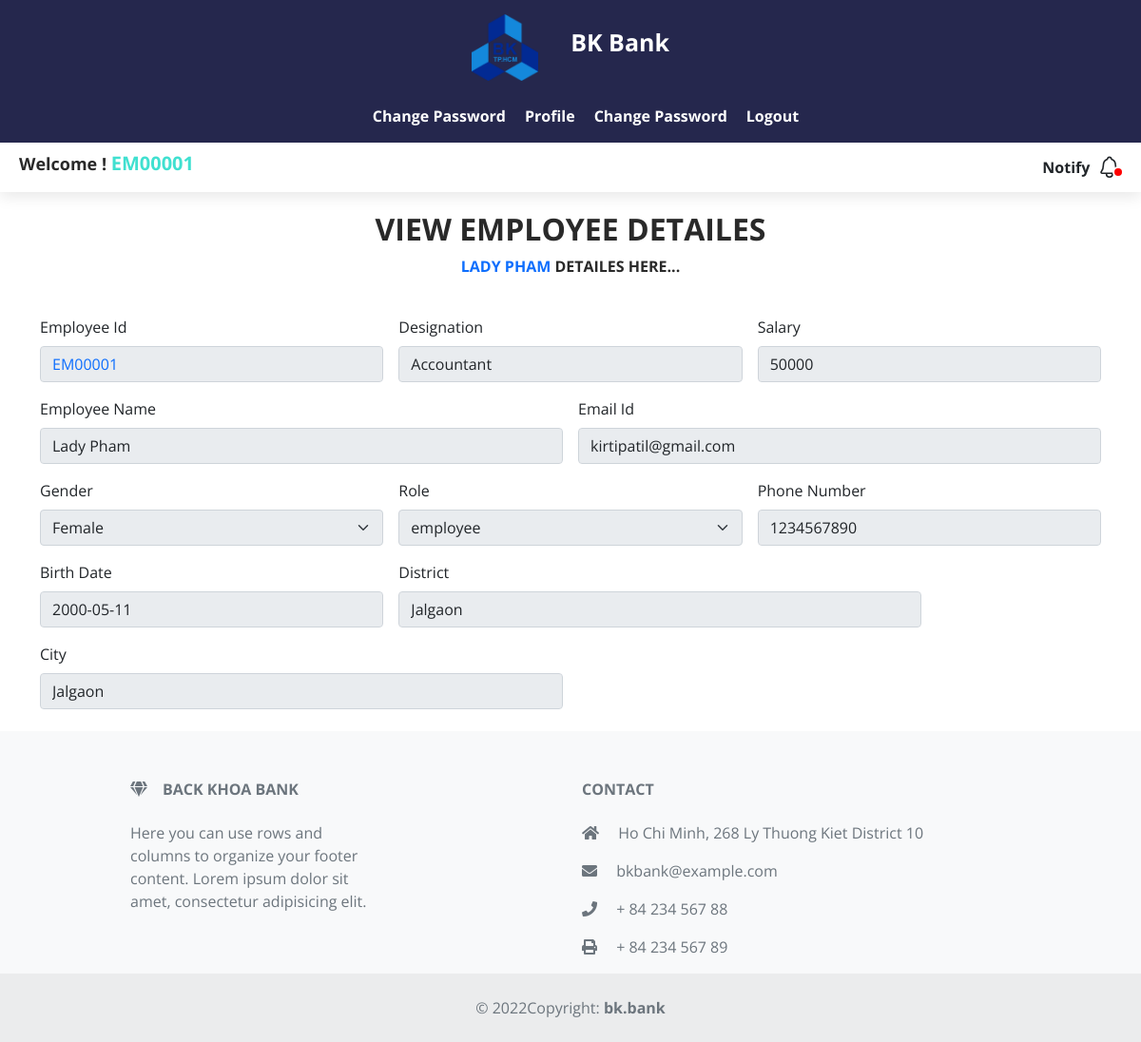
The page /pages/New__Employe.php?type=n&id=1&option=view (signed in) on the database its author committed.
### tables this page shows
CREATE TABLE `employe` (
        `id` int(11) NOT NULL,
        `employe_id` varchar(255) NOT NULL,
        `name` varchar(255) NOT NULL,
        `gender` varchar(255) NOT NULL,
        `email_id` varchar(255) NOT NULL,
        `birthday` date NOT NULL,
        `phone_no` varchar(15) NOT NULL,
        `district` varchar(255) NOT NULL,
        `city` varchar(255) NOT NULL,
        `designation` varchar(255) NOT NULL,
        `salary` int(50) NOT NULL,
        `join_date` timestamp NOT NULL DEFAULT current_timestamp() ON UPDATE current_timestamp()
    );

CREATE TABLE
    `users` (
        `id` int(11) NOT NULL,
        `usename` varchar(255) NOT NULL,
        `role` enum('admin', 'employee') NOT NULL DEFAULT 'employee',
        `password` varchar(255) NOT NULL,
        `type` tinyint(4) NOT NULL,
        `last_login` timestamp NOT NULL DEFAULT current_timestamp() ON UPDATE current_timestamp()
    );

### pages/New__Employe.php (the view, shortened to what this page needs)
<?php
    include '../components/Navigation__Bar.php';
        $name = "";
        $gender = "";
        $birthday = "";
        $email = "";
        $phone_no = "";
        $district = "";
        $city = "";
        $designation = "";
        $salary = "";
        $rolee = "";
        $employe_id	 = "";
        $option = "";
        $id = "";
        $disabled = "";
        if(isset($_GET['id']) && $_GET['id'] != "" && isset($_GET['option']) && $_GET['option']!=""){
            $id = mysqli_escape_string($con,$_GET['id']);
            $option = mysqli_escape_string($con,$_GET['option']);
        }
            if($option == 'view'){
                $disabled = "disabled";
            }else{
                $disabled = "";
            }
            if($option == 'view' || $option == 'edit'){
                $res = mysqli_fetch_assoc(mysqli_query($con,"SELECT * FROM employe WHERE id = $id"));
                $employe_id	 = $res["employe_id"];
                $name = $res["name"];
                $gender = $res["gender"];
                $birthday = $res["birthday"];
                $email = $res["email_id"];
                $phone_no = $res["phone_no"];
                $district = $res["district"];
                $city = $res["city"];
                $designation = $res["designation"];
                $salary = $res["salary"];
                $u = mysqli_fetch_assoc(mysqli_query($con,"SELECT * FROM `users` WHERE `usename`='$employe_id'"));
                $rolee = $u['role'];
            }
?>
        <?php include '../components/User_Name.php' ?>
        <div class="container" id="add_page">
            <div class="row text-center">
                <?php
                    if($option == 'view'){
                        echo "
                            <h2>View Employee Detailes</h2>
                            <p><span class='text-primary'>$name</span> Detailes Here...</p>
                        ";
                    }else if ($option == 'edit'){
                        echo "
                            <h2>Edit Employee Details</h2>
                            <p><span class='text-primary'>$name</span> Edit Detailes Here...</p>
                        ";
                    }else{
                        echo "
                            <h2>Add Employee</h2>
                            <p>Add Employee Details Here</p>
                        ";
                    }
                ?>
            </div>
            <form method="post" action="" class="row g-3 mt-2 mb-2">
                <div class="col-md-4">
                    <label for="inputAddress" class="form-label">Employee Id</label>
                    <input type="text" disabled value="<?php echo $employe_id; ?>" class="form-control text-primary" id="inputAddress" name="employe_id" required>
                </div>
                <div class="col-md-4">
                    <label for="inputAddress" class="form-label">Designation</label>
                    <input <?php echo $disabled; ?> type="text" class="form-control" value="<?php echo $designation ?>" id="inputAddress" name="designation" required>
                </div>
                <div class="col-md-4">
                    <label for="inputAddress" class="form-label">Salary</label>
                    <input <?php echo $disabled; ?> type="text" value="<?php echo $salary ?>" class="form-control" id="inputAddress" name="salary" required>
                </div>
                <div class="col-md-6">
                    <label for="inputEmail4" class="form-label">Employee Name</label>
                    <input <?php echo $disabled; ?> type="text" value="<?php echo $name ?>" name="name" class="form-control" id="inputEmail4" required>
                </div>
                <div class="col-md-6">
                    <label for="inputPassword4" class="form-label">Email Id</label>
                    <input <?php echo $disabled; ?> type="email" value="<?php echo $email ?>" class="form-control" name="email" id="inputPassword4" required>
                </div>
                <div class="col-md-4">
                    <label for="inputEmail4" class="form-label">Gender</label>
                    <select <?php echo $disabled; ?> name="gender" id="inputState" class="form-select" required>
                            <?php
                                if($option == 'view'){
                                    echo "<option value= '$gender' selected>$gender</option>";
                                }else if($option == 'edit'){
                                    echo "
                                    <option value= '$gender' selected>$gender</option>
                                    <option value='Male'>Male</option>
                                    <option value='Female'>Femail</option>";
                                }else{
                                    echo "
                                        <option value= '' selected>Select Gender</option>
                                        <option value='Male'>Male</option>
                                        <option value='Female'>Femail</option>
                                    ";
                                }
                            ?>
                    </select>
                </div>
                <div class="col-md-4">
                    <label for="role" class="form-label">Role</label>
                    <select <?php echo $disabled; ?> name="role" id="role" class="form-select" required>
                            <?php
                                if($option == 'view'){
                                    echo "<option value= '$gender' selected>$rolee</option>";
                                }else if($option == 'edit' || $option == 'view'){
                                        $select_admin = "";
                                        $select_employee = "";
                                        if ($rolee == "admin") {
                                            $select_admin = "selected";
                                        }else{
                                            $select_employee = "selected";
                                        }
                                    echo "
                                    <option value= '' >Select Role</option>
                                    <option value='admin' ".$select_admin.">Admin</option>
                                    <option value='employee' ".$select_employee.">Employee</option>";
                                }else{
                                    echo "
                                    <option value= '' selected>Select Role</option>
                                    <option value='admin'>Admin</option>
                                    <option value='employee'>Employee</option>";
                                }
                            ?>
                    </select>
                </div>
                <div class="col-md-4">
                    <label for="inputEmail4" class="form-label">Phone Number</label>
                    <input <?php echo $disabled; ?> type="text" value="<?php echo $phone_no ?>" class="form-control" name="number" id="inputPassword4" required>
                </div>
                <div class="col-md-4">
                    <label for="inputEmail4" class="form-label">Birth Date</label>
                    <input <?php echo $disabled; ?>
                        <?php if($option == 'view' || $option == 'edit'){
                                echo 'type=text';
                            }else{
                                echo 'type=date';
                            }
                        ?> value="<?php echo $birthday ?>"  class="form-control" name="birthday" id="inputPassword4" required>
                </div>
                <div class="col-md-6">
                    <label for="inputPassword4" class="form-label">District</label>
                    <input <?php echo $disabled; ?> type="text" value="<?php echo $district ?>" class="form-control" name="district" id="inputPassword4" required>
                </div>
                <div class="col-md-6">
                    <label for="inputAddress" class="form-label">City</label>
                    <input <?php echo $disabled; ?> type="text" value="<?php echo $city ?>" class="form-control" id="inputAddress" name="city" required>
                </div>
            </form>
        </div>
<?php
    include '../components/Footer.php';
?>

### style/style.css (style rules this page uses)
* { padding: 0; margin: 0; box-sizing: border-box; }
body { font-family: 'Open Sans', sans-serif; background-color: #FFFFFF; min-height:100vh; display:block;position:relative; }
body::after { margin-top:20px; height: 330px; content: ''; display: block; }
:root { --heading__color:#292929; --subheading__color:#007bff; --tab__bg:#377dff; --log__color:#40E0D0; --tab_nav_color:#fff; --box__shadow: 0 4px 16px rgb(0 0 0 / 10%); }
#add_page { margin-top:20px; }
#add_page h2, #add_page p { color:var(--heading__color); font-weight:bold; text-transform:uppercase; }

### rows shown on the page
employe: name "LADY PHAM", employe_id "EM00001", designation "Accountant", salary "50000", name "Lady Pham", email "kirtipatil@gmail.com", gender "Female", number "1234567890", birthday "2000-05-11", district "Jalgaon", city "Jalgaon"
users: role "employee"

### other values the page prints
$_SESSION['USER_NAME'] "EM00001"
